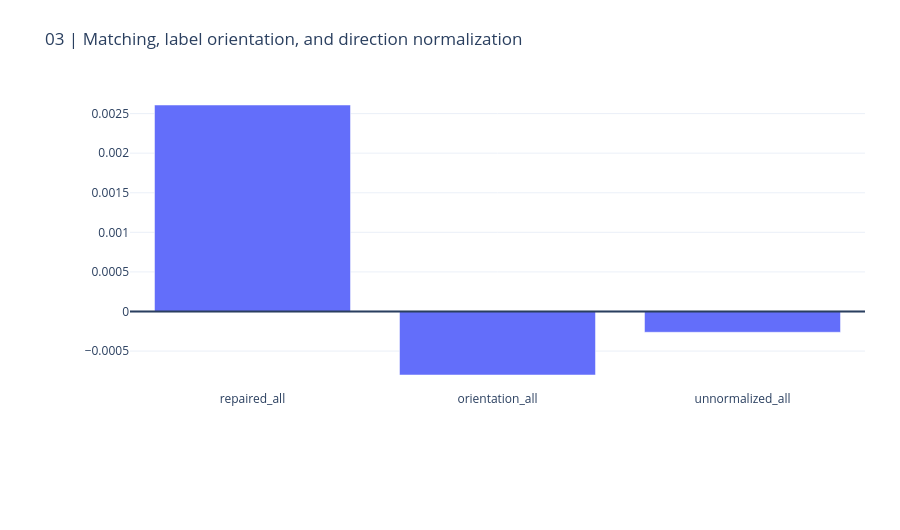
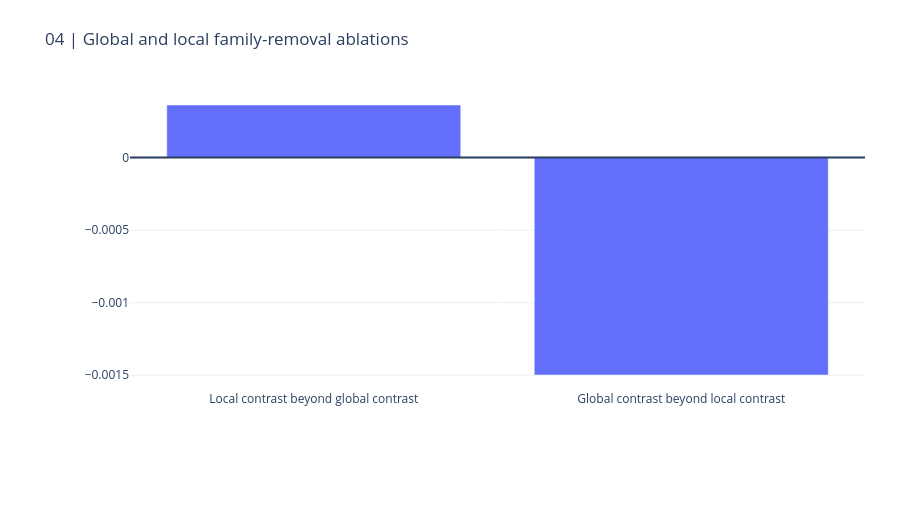

The notebook cell these images were saved under, in order:
### Markdown cell above
## 3. Paired direction, not just greater feature width

Random re-pairing retains both endpoint sets but removes optimized links. Random orientation retains the matched midpoints and pair lengths but destroys the learned label direction. Raw versus unit differences test amplification by pair separation. These are null/sensitivity arms, not invented supervision.

### Code cell
display(pd.DataFrame(result["comparisons"]))
CHARTS[2].show(renderer="plotly_mimetype")
CHARTS[3].show(renderer="plotly_mimetype")

### Figure 1 — Plotly figure (JSON) as saved in the notebook; plotly's stock layout.template omitted (floating-point values rounded to 4 significant figures)
{"data": [{"type": "bar", "x": ["repaired_all", "orientation_all", "unnormalized_all"], "y": [0.002608, -0.0008022, -0.0002625]}], "layout": {"height": 530, "margin": {"b": 140, "l": 130, "r": 35, "t": 90}, "shapes": [{"type": "line", "x0": 0, "x1": 1, "xref": "x domain", "y0": 0, "y1": 0, "yref": "y"}], "title": {"text": "03 | Matching, label orientation, and direction normalization"}, "xaxis": {"automargin": true}, "yaxis": {"automargin": true}}}

### Figure 2 — Plotly figure (JSON) as saved in the notebook; plotly's stock layout.template omitted (floating-point values rounded to 4 significant figures)
{"data": [{"type": "bar", "x": ["Local contrast beyond global contrast", "Global contrast beyond local contrast"], "y": [0.0003627, -0.001498]}], "layout": {"height": 530, "margin": {"b": 140, "l": 130, "r": 35, "t": 90}, "shapes": [{"type": "line", "x0": 0, "x1": 1, "xref": "x domain", "y0": 0, "y1": 0, "yref": "y"}], "title": {"text": "04 | Global and local family-removal ablations"}, "xaxis": {"automargin": true}, "yaxis": {"automargin": true}}}
